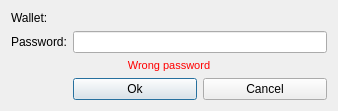
<?xml version="1.0" encoding="UTF-8"?>
<ui version="4.0">
 <class>PasswordDialog</class>
 <widget class="QDialog" name="PasswordDialog">
  <property name="geometry">
   <rect>
    <x>0</x>
    <y>0</y>
    <width>338</width>
    <height>105</height>
   </rect>
  </property>
  <property name="minimumSize">
   <size>
    <width>338</width>
    <height>0</height>
   </size>
  </property>
  <property name="maximumSize">
   <size>
    <width>338</width>
    <height>16777215</height>
   </size>
  </property>
  <property name="windowTitle">
   <string>Enter password</string>
  </property>
  <layout class="QGridLayout" name="gridLayout">
   <item row="5" column="2">
    <widget class="QPushButton" name="m_cancelButton">
     <property name="text">
      <string>Cancel</string>
     </property>
    </widget>
   </item>
   <item row="5" column="1">
    <widget class="QPushButton" name="m_okButton">
     <property name="enabled">
      <bool>true</bool>
     </property>
     <property name="text">
      <string>Ok</string>
     </property>
     <property name="default">
      <bool>true</bool>
     </property>
    </widget>
   </item>
   <item row="3" column="0" colspan="3">
    <widget class="QLabel" name="m_errorLabel">
     <property name="minimumSize">
      <size>
       <width>122</width>
       <height>0</height>
      </size>
     </property>
     <property name="styleSheet">
      <string notr="true">color: #ff0000; font: 11px;</string>
     </property>
     <property name="text">
      <string>Wrong password</string>
     </property>
     <property name="alignment">
      <set>Qt::AlignCenter</set>
     </property>
    </widget>
   </item>
   <item row="2" column="1" colspan="2">
    <widget class="QLineEdit" name="m_passwordEdit">
     <property name="sizePolicy">
      <sizepolicy hsizetype="Expanding" vsizetype="Fixed">
       <horstretch>0</horstretch>
       <verstretch>0</verstretch>
      </sizepolicy>
     </property>
     <property name="echoMode">
      <enum>QLineEdit::Password</enum>
     </property>
    </widget>
   </item>
   <item row="1" column="0">
    <widget class="QLabel" name="label_2">
     <property name="text">
      <string>Wallet:</string>
     </property>
    </widget>
   </item>
   <item row="2" column="0">
    <widget class="QLabel" name="label">
     <property name="sizePolicy">
      <sizepolicy hsizetype="Maximum" vsizetype="Preferred">
       <horstretch>0</horstretch>
       <verstretch>0</verstretch>
      </sizepolicy>
     </property>
     <property name="text">
      <string>Password:</string>
     </property>
    </widget>
   </item>
   <item row="1" column="1" colspan="2">
    <widget class="QLabel" name="m_currentWalletTitle">
     <property name="text">
      <string/>
     </property>
    </widget>
   </item>
  </layout>
 </widget>
 <tabstops>
  <tabstop>m_passwordEdit</tabstop>
  <tabstop>m_okButton</tabstop>
  <tabstop>m_cancelButton</tabstop>
 </tabstops>
 <resources/>
 <connections>
  <connection>
   <sender>m_okButton</sender>
   <signal>clicked()</signal>
   <receiver>PasswordDialog</receiver>
   <slot>accept()</slot>
   <hints>
    <hint type="sourcelabel">
     <x>142</x>
     <y>84</y>
    </hint>
    <hint type="destinationlabel">
     <x>158</x>
     <y>52</y>
    </hint>
   </hints>
  </connection>
  <connection>
   <sender>m_cancelButton</sender>
   <signal>clicked()</signal>
   <receiver>PasswordDialog</receiver>
   <slot>reject()</slot>
   <hints>
    <hint type="sourcelabel">
     <x>257</x>
     <y>84</y>
    </hint>
    <hint type="destinationlabel">
     <x>158</x>
     <y>52</y>
    </hint>
   </hints>
  </connection>
 </connections>
</ui>
